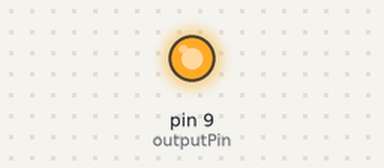
Recording of a sketch running on a simulated Arduino Uno, built with avr-gcc and run on an emulated ATmega328P. Parts: output pins drawn as LEDs (lit = HIGH).

Above: at 0.1 s.
Timing chart, 0 to 1.6 s (numbered marks = the images above):
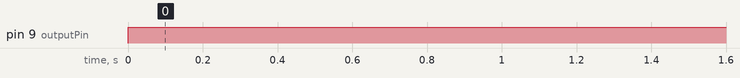

The sketch:

moveSensor-v1.ino
```cpp
static int movePin = 4;   // Digital In para el sensor de movimiento
static int lightPin = 5;  // Digital In para el sensor de luz
static int outputPin = 9; // Digital Output para el controlador de luz

void setup() {
  pinMode (movePin, INPUT);
  pinMode (lightPin, INPUT);
  pinMode (outputPin, OUTPUT);
}

void loop() {
  // Verificamos si la habitacion se encuentra oscura
  if (checkLight) {

    // Si hay movimiento y esta oscuro encendemos las luces del piso
    if (checkMove) {
      digitalWrite(outputPin, HIGH);
    } else {
      digitalWrite(outputPin, HIGH);
    }
  }
}

boolean checkLight() {
  bool light = digitalRead(lightPin);

  if (light) {
    return true;
  }
}

boolean checkMove() {
  bool movement = digitalRead(movePin);
  if (movement) {
    return true;
  }
}
```

Measured:
- by itself, pin 9 (outputPin): LOW → HIGH at 0.00 s
